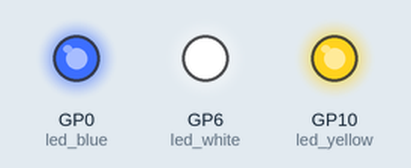
Simulated run of this program. Board: Raspberry Pi Pico running MicroPython. Shown: output pins drawn as LEDs (lit = HIGH).

Above: at 0.2 s.
At 1.7 s:
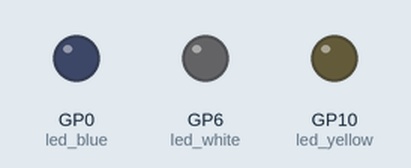
Timing chart, 0 to 3.0 s (numbered marks = the images above):
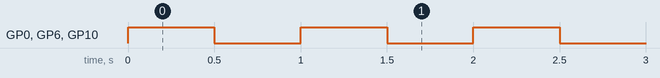

The program:

LED_ON-Site2.py
```python
from machine import Pin
from time import sleep

led_blue = Pin(0,Pin.OUT)
led_white = Pin(6,Pin.OUT)
led_yellow = Pin(10,Pin.OUT)

while True:
    led_blue.high()
    led_white.high()
    led_yellow.high()
    sleep(0.5)
    led_blue.low()
    led_white.low()
    led_yellow.low()
    sleep(0.5)
```

Measured:
- by itself, GP0 (led_blue), GP6 (led_white), GP10 (led_yellow): alternates HIGH for 0.50 s and LOW for 0.50 s
